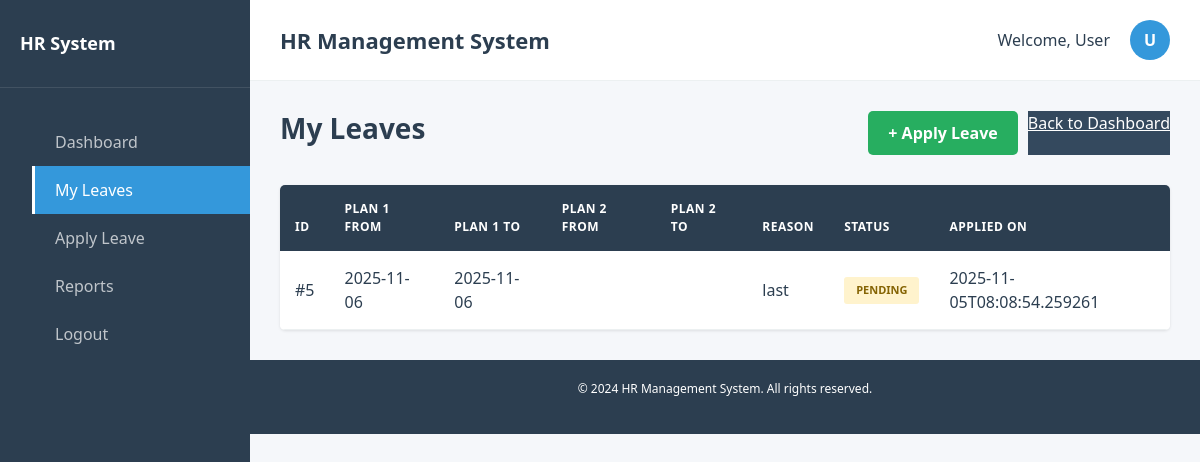
The app's page /my_leaves (signed in) with its own data.
### tables this page shows
CREATE TABLE leaves(
        id INTEGER PRIMARY KEY AUTOINCREMENT,
        user_id INTEGER,
        department TEXT,
        from_date TEXT,
        to_date TEXT,
        reason TEXT,
        status TEXT DEFAULT 'Pending',
        applied_on TEXT,
        approved_by INTEGER
    , plan1_from TEXT, plan1_to TEXT, plan2_from TEXT, plan2_to TEXT, leave_type TEXT DEFAULT 'Casual', employee_name TEXT, approved_date TEXT, days INTEGER DEFAULT 1);

### app.py (the view)
@app.route("/my_leaves")
def my_leaves():
    if "uid" not in session:
        return redirect("/login")
    conn = get_db(); cur = conn.cursor()
    cur.execute("SELECT * FROM leaves WHERE user_id=? ORDER BY applied_on DESC",(session.get("uid"),))
    rows = cur.fetchall(); conn.close()
    return render_template("my_leaves.html", rows=rows)

### app.py (called while the page is built)
def get_db():
    conn = sqlite3.connect(DB)
    conn.row_factory = sqlite3.Row
    return conn

### templates/my_leaves.html (shortened to what this page needs)
<!doctype html>
<html>
<head>
    <link href="https://cdn.jsdelivr.net/npm/bootstrap@5.3.2/dist/css/bootstrap.min.css" rel="stylesheet">
</head>
<body>
    <aside class="sidebar">
        <div class="sidebar-header">
            <div class="sidebar-title">HR System</div>
        </div>
        <ul class="sidebar-nav">
            <li><a href="/dashboard">Dashboard</a></li>
            <li><a href="/leaves" class="active">My Leaves</a></li>
            <li><a href="/apply_leave">Apply Leave</a></li>
            <li><a href="/reports">Reports</a></li>
            <li><a href="/logout">Logout</a></li>
        </ul>
    </aside>
    <div class="main-wrapper">
        <div class="top-bar">
            <div class="top-bar-title">HR Management System</div>
            <div class="user-menu">
                <span>Welcome, User</span>
                <div class="user-avatar">U</div>
            </div>
        </div>
        <div class="content-area">
            <div class="page-header">
                <h1 class="page-title">My Leaves</h1>
                <div class="action-buttons">
                    <a href="/apply_leave" class="btn-apply">+ Apply Leave</a>
                    <a href="/dashboard" class="btn-secondary">Back to Dashboard</a>
                </div>
            </div>
            <div class="table-card">
                <table class="table">
                    <thead>
                        <tr>
                            <th>ID</th>
                            <th>Plan 1 From</th>
                            <th>Plan 1 To</th>
                            <th>Plan 2 From</th>
                            <th>Plan 2 To</th>
                            <th>Reason</th>
                            <th>Status</th>
                            <th>Applied On</th>
                        </tr>
                    </thead>
                    <tbody>
                        {% if rows %}
                            {% for r in rows %}
                            <tr>
                                <td>#{{r.id}}</td>
                                <td>{{r.plan1_from}}</td>
                                <td>{{r.plan1_to}}</td>
                                <td>{{r.plan2_from}}</td>
                                <td>{{r.plan2_to}}</td>
                                <td>{{r.reason}}</td>
                                <td>
                                    <span class="status-badge status-{% if r.status|lower == 'approved' %}approved{% elif r.status|lower == 'pending' %}pending{% else %}rejected{% endif %}">
                                        {{r.status}}
                                    </span>
                                </td>
                                <td>{{r.applied_on}}</td>
                            </tr>
                            {% endfor %}
                        {% endif %}
                    </tbody>
                </table>
            </div>
        </div>
        <div class="footer">
            <p>&copy; 2024 HR Management System. All rights reserved.</p>
        </div>
    </div>
</body>
</html>

### templates/my_leaves.html (style rules this page uses)
:root { --primary: #2c3e50; --secondary: #34495e; --accent: #3498db; --success: #27ae60; --warning: #f39c12; --danger: #e74c3c; --light: #ecf0f1; --border: #bdc3c7; }
* { margin: 0; padding: 0; box-sizing: border-box; }
body { background-color: #f5f7fa; font-family: 'Segoe UI', Tahoma, Geneva, Verdana, sans-serif; color: #2c3e50; }
.sidebar { background-color: var(--primary); color: white; min-height: 100vh; padding: 30px 0; position: fixed; left: 0; top: 0; width: 250px; }
.sidebar-header { padding: 0 20px 30px; border-bottom: 1px solid rgba(255,255,255,0.1); margin-bottom: 30px; }
.sidebar-title { font-size: 18px; font-weight: 700; }
.sidebar-nav { list-style: none; }
.sidebar-nav li { padding: 0; margin: 0; }
.sidebar-nav a { display: block; padding: 12px 20px; color: rgba(255,255,255,0.7); text-decoration: none; transition: all 0.3s; border-left: 3px solid transparent; }
.sidebar-nav a.active { color: white; background-color: var(--accent); border-left-color: white; }
.main-wrapper { margin-left: 250px; }
.top-bar { background-color: white; border-bottom: 1px solid var(--light); padding: 20px 30px; display: flex; justify-content: space-between; align-items: center; }
.top-bar-title { font-size: 22px; font-weight: 600; color: var(--primary); }
.user-menu { display: flex; align-items: center; gap: 20px; }
.user-avatar { width: 40px; height: 40px; border-radius: 50%; background-color: var(--accent); color: white; display: flex; align-items: center; justify-content: center; font-weight: 700; }
.content-area { padding: 30px; }
.page-header { display: flex; justify-content: space-between; align-items: center; margin-bottom: 30px; }
.page-title { font-size: 28px; font-weight: 700; color: var(--primary); }
.action-buttons { display: flex; gap: 10px; }
.btn-apply { background-color: var(--success); color: white; border: none; padding: 10px 20px; border-radius: 5px; cursor: pointer; text-decoration: none; font-weight: 600; transition: background-color 0.3s; }
.btn-secondary { background-color: var(--secondary); color: white; }
.table-card { background-color: white; border-radius: 5px; box-shadow: 0 1px 3px rgba(0,0,0,0.1); overflow: hidden; }
.table { margin-bottom: 0; }
.table thead th { background-color: var(--primary); color: white; border: none; padding: 15px; font-weight: 600; text-transform: uppercase; font-size: 12px; letter-spacing: 0.5px; }
.table tbody td { padding: 15px; border-color: #ecf0f1; vertical-align: middle; color: #2c3e50; }
.table tbody tr { transition: background-color 0.2s; }
.table tbody tr:last-child td { border-bottom: 1px solid #ecf0f1; }
.status-badge { display: inline-block; padding: 5px 12px; border-radius: 3px; font-weight: 600; font-size: 11px; text-transform: uppercase; }
.status-pending { background-color: #fff3cd; color: #856404; }
.footer { background-color: var(--primary); color: white; padding: 20px; text-align: center; font-size: 12px; }

### records on screen
leaves: id "5", plan1_from "2025-11-06", plan1_to "2025-11-06", reason "last", status "PENDING", applied_on "2025-11-05T08:08:54.259261"
